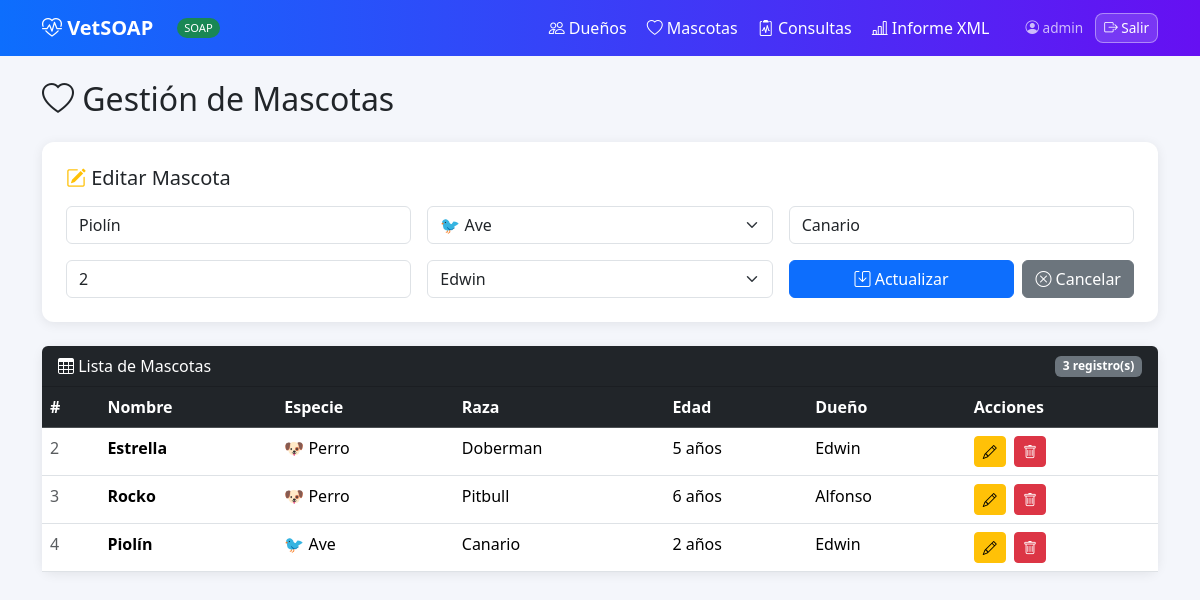
Screenshot of /mascotas/editar/4/ (signed in) with the database file from the repository.
### vet/models.py (models this page shows, shortened)
class Mascota(models.Model):
    ESPECIES = [('perro','Perro'),('gato','Gato'),('ave','Ave'),('otro','Otro')]
    nombre   = models.CharField(max_length=100)
    especie  = models.CharField(max_length=10, choices=ESPECIES)
    raza     = models.CharField(max_length=100, blank=True)
    edad     = models.PositiveIntegerField()
    dueno    = models.ForeignKey(Dueno, on_delete=models.CASCADE, related_name='mascotas')

class Dueno(models.Model):
    nombre     = models.CharField(max_length=100)
    telefono   = models.CharField(max_length=20)
    email      = models.EmailField(unique=True)
    direccion  = models.TextField(blank=True)

### vet/views.py (the view, shortened to what this page needs)
# urls.py: path('mascotas/editar/<int:id>/',     views.editar_mascota,  name='editar_mascota'),
@login_required
def editar_mascota(request, id):
    mascota = get_object_or_404(Mascota, pk=id)
    todos_duenos = Dueno.objects.all()
    all_mascotas = Mascota.objects.select_related('dueno').all()
    return render(request, 'vet/mascotas.html',
                  {'editar': mascota, 'mascotas': all_mascotas, 'duenos': todos_duenos})

### vet/templates/vet/mascotas.html (shortened to what this page needs)
{% extends 'vet/base.html' %}
{% block content %}
<h2 class="mb-4"><i class="bi bi-heart"></i> Gestión de Mascotas</h2>
<div class="card p-4 mb-4">
  <h5 class="mb-3">{% if editar %}<i class="bi bi-pencil-square text-warning"></i> Editar Mascota{% else %}<i class="bi bi-plus-circle text-primary"></i> Nueva Mascota{% endif %}</h5>
  <form method="post" action="{% if editar %}/mascotas/editar/{{ editar.id }}/{% else %}/mascotas/crear/{% endif %}">
    <div class="row g-3">
      <div class="col-md-4">
        <input name="nombre" class="form-control" placeholder="Nombre mascota"
               value="{{ editar.nombre|default:'' }}" required>
      </div>
      <div class="col-md-4">
        <select name="especie" class="form-select" required>
          <option value="ave"   {% if editar.especie == 'ave'   %}selected{% endif %}>🐦 Ave</option>
        </select>
      </div>
      <div class="col-md-4">
        <input name="raza" class="form-control" placeholder="Raza"
               value="{{ editar.raza|default:'' }}">
      </div>
      <div class="col-md-4">
        <input name="edad" type="number" min="0" class="form-control" placeholder="Edad (años)"
               value="{{ editar.edad|default:'' }}" required>
      </div>
      <div class="col-md-4">
        <select name="dueno_id" class="form-select" required>
          {% for d in duenos %}
            <option value="{{ d.id }}"
              {% if editar and editar.dueno_id == d.id %}selected{% endif %}>
              {{ d.nombre }}
            </option>
          {% endfor %}
        </select>
      </div>
      <div class="col-md-4 d-flex gap-2 align-items-end">
        <button class="btn btn-primary flex-grow-1" type="submit">
          <i class="bi bi-save"></i> {% if editar %}Actualizar{% else %}Guardar{% endif %}
        </button>
        {% if editar %}
          <a href="/mascotas/" class="btn btn-secondary">
            <i class="bi bi-x-circle"></i> Cancelar
          </a>
        {% endif %}
      </div>
    </div>
  </form>
</div>
<div class="card">
  <div class="card-header bg-dark text-white d-flex justify-content-between align-items-center rounded-top">
    <span><i class="bi bi-table"></i> Lista de Mascotas</span>
    <span class="badge bg-secondary">{{ mascotas|length }} registro(s)</span>
  </div>
  <div class="card-body p-0">
    <table class="table table-hover mb-0">
      <thead class="table-dark">
        <tr>
          <th>#</th><th>Nombre</th><th>Especie</th><th>Raza</th><th>Edad</th><th>Dueño</th><th>Acciones</th>
        </tr>
      </thead>
      <tbody>
        {% for m in mascotas %}
        <tr>
          <td class="text-muted">{{ m.id }}</td>
          <td><strong>{{ m.nombre }}</strong></td>
          <td>
            {% if m.especie == 'perro' %}🐶{% elif m.especie == 'gato' %}🐱{% elif m.especie == 'ave' %}🐦{% else %}🐾{% endif %}
            {{ m.especie|capfirst }}
          </td>
          <td>{{ m.raza|default:"—" }}</td>
          <td>{{ m.edad }} año{{ m.edad|pluralize:"s" }}</td>
          <td>{{ m.dueno.nombre }}</td>
          <td>
            <a href="/mascotas/editar/{{ m.id }}/" class="btn btn-sm btn-warning me-1" title="Editar">
              <i class="bi bi-pencil"></i>
            </a>
            <a href="/mascotas/eliminar/{{ m.id }}/" class="btn btn-sm btn-danger" title="Eliminar"
               onclick="return confirm('¿Eliminar a {{ m.nombre }}?')">
              <i class="bi bi-trash"></i>
            </a>
          </td>
        </tr>
        {% empty %}
        <tr><td colspan="7" class="text-center text-muted py-4">
          <i class="bi bi-inbox fs-3 d-block mb-2"></i>Sin mascotas registradas.
        </td></tr>
        {% endfor %}
      </tbody>
    </table>
  </div>
</div>
{% endblock %}

### vet/templates/vet/base.html (shortened to what this page needs)
<!DOCTYPE html>
<html lang="es">
<head>
  <link href="https://cdn.jsdelivr.net/npm/bootstrap@5.3.3/dist/css/bootstrap.min.css" rel="stylesheet">
  <link href="https://cdn.jsdelivr.net/npm/bootstrap-icons@1.11.3/font/bootstrap-icons.css" rel="stylesheet">
</head>
<body>
<nav class="navbar navbar-expand-lg mb-4">
  <div class="container">
    <a class="navbar-brand fw-bold" href="/"><i class="bi bi-heart-pulse"></i> VetSOAP</a>
    <span class="badge-soap ms-2">SOAP</span>
    <div class="collapse navbar-collapse" id="navMenu">
      <ul class="navbar-nav ms-auto align-items-center gap-1">
        <li class="nav-item"><a class="nav-link" href="/duenos/"><i class="bi bi-people"></i> Dueños</a></li>
        <li class="nav-item"><a class="nav-link" href="/mascotas/"><i class="bi bi-heart"></i> Mascotas</a></li>
        <li class="nav-item"><a class="nav-link" href="/consultas/"><i class="bi bi-clipboard2-pulse"></i> Consultas</a></li>
        <li class="nav-item"><a class="nav-link" href="/informe/"><i class="bi bi-bar-chart-line"></i> Informe XML</a></li>
        <li class="nav-item ms-3">
          <span class="nav-link pe-2" style="opacity:.7;font-size:.85rem;">
            <i class="bi bi-person-circle"></i> {{ request.user.username }}
          </span>
        </li>
        <li class="nav-item">
          <a class="nav-link btn-logout" href="/logout/"><i class="bi bi-box-arrow-right"></i> Salir</a>
        </li>
      </ul>
    </div>
  </div>
</nav>
<div class="container pb-5">
  {% block content %}{% endblock %}
</div>
</body>
</html>

### vet/templates/vet/base.html (style rules this page uses)
body { background: #f4f6fb; }
.navbar { background: linear-gradient(90deg,#0d6efd,#6610f2); }
.navbar-brand, .nav-link { color: #fff !important; }
.card { border: none; border-radius: 12px; box-shadow: 0 2px 12px rgba(0,0,0,.08); }
.badge-soap { background:#198754; color:#fff; font-size:.7rem; padding:2px 7px; border-radius:20px; vertical-align:middle; }
.btn-logout { background: rgba(255,255,255,.15); border: 1px solid rgba(255,255,255,.4); color:#fff !important; border-radius:8px; font-size:.85rem; padding: 4px 12px; }

### rows the page displays
Mascota: nombre "Piolín", especie "🐦 Ave", raza "Canario", edad "2", dueno_id "Edwin", id "4", especie "Ave", dueno.nombre "Edwin"
Mascota: id "2", nombre "Estrella", especie "Perro", raza "Doberman", edad "5", dueno.nombre "Edwin"
Mascota: id "3", nombre "Rocko", especie "Perro", raza "Pitbull", edad "6", dueno.nombre "Alfonso"

### other values shown
{{ request.user.username }} "admin"
{{ mascotas|length }} "3"
